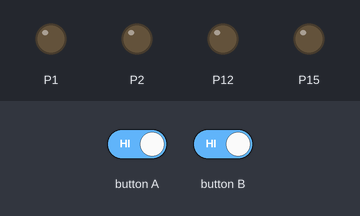
Simulated run of this program. Board: BBC micro:bit running MicroPython. On the bench: output pins drawn as LEDs (lit = HIGH). The inputs (shaded band) are chosen by the test bench.

Above: at 1.2 s.
1.3 s: button A driven LOW and button B driven LOW
At 2.4 s:
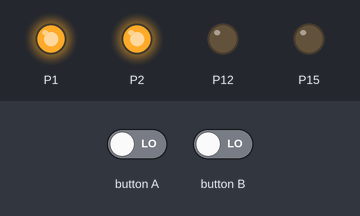
Timing chart, 0 to 4.3 s (numbered marks = the images above; inputs shaded):
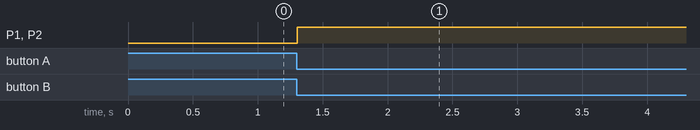

Measured:
- after the input at 1.3 s, P1, P2: LOW → HIGH at once

The program:

semafor1.py
```python
from microbit import *
import music
beeps=[]
w=True
c=False
gameover=False
def gameover_beeps():
    music.play(['c7:3','c7:7'])
    music.play(music.WAWAWAWAA)
    gameover=True
while True:
    if button_a.is_pressed():
        if button_b.is_pressed():
            break
        beeps.append('c')
        c=not c
        sleep(1000)
    if button_b.is_pressed():
        if button_a.is_pressed():
            break
        elif w:
            beeps.append('w')
            w=not w
    beeps.append('b')
    sleep(50)
w=True
c=False
while not gameover:
    for move in beeps:
        if not gameover:
            if w and c:
                gameover_beeps()
                gameover=True
                break
            type=move[0]
            if type=='c':
                c=not c
                pin8.write_digital(1)
                sleep(843)
                pin8.write_digital(0)
            elif type=='w':
                w=not w
            if c:
                pin1.write_digital(0)
                pin12.write_digital(1)
            if not c:
                pin1.write_digital(1)
                pin12.write_digital(0)
            if w:
                pin2.write_digital(1)
                pin15.write_digital(0)
            if not w:
                pin2.write_digital(0)
                pin15.write_digital(1)
            sleep(50)


for pin in(pin8,pin1,pin12,pin2,pin15):
    pin.write_digital(0)
display.show(Image.HAPPY)
```
